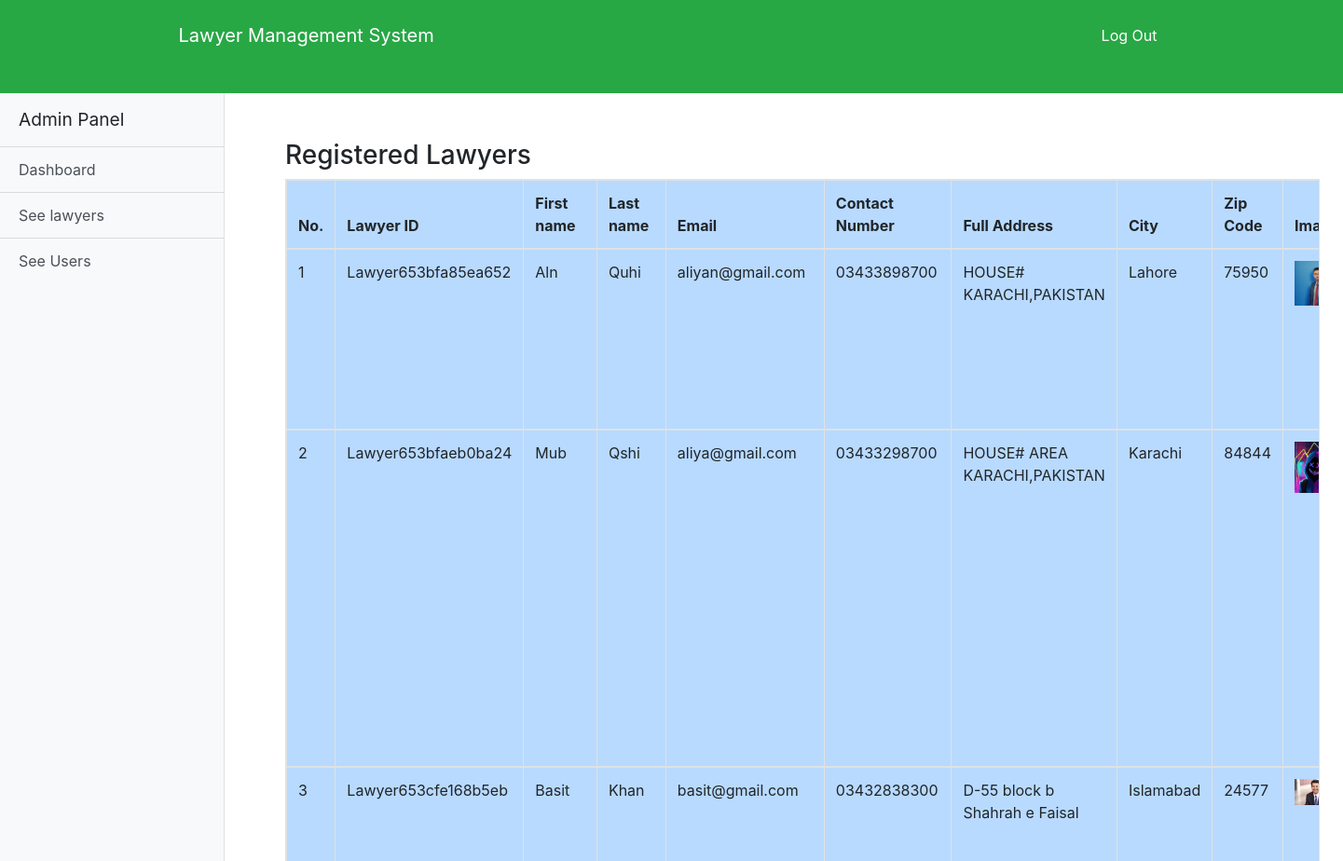
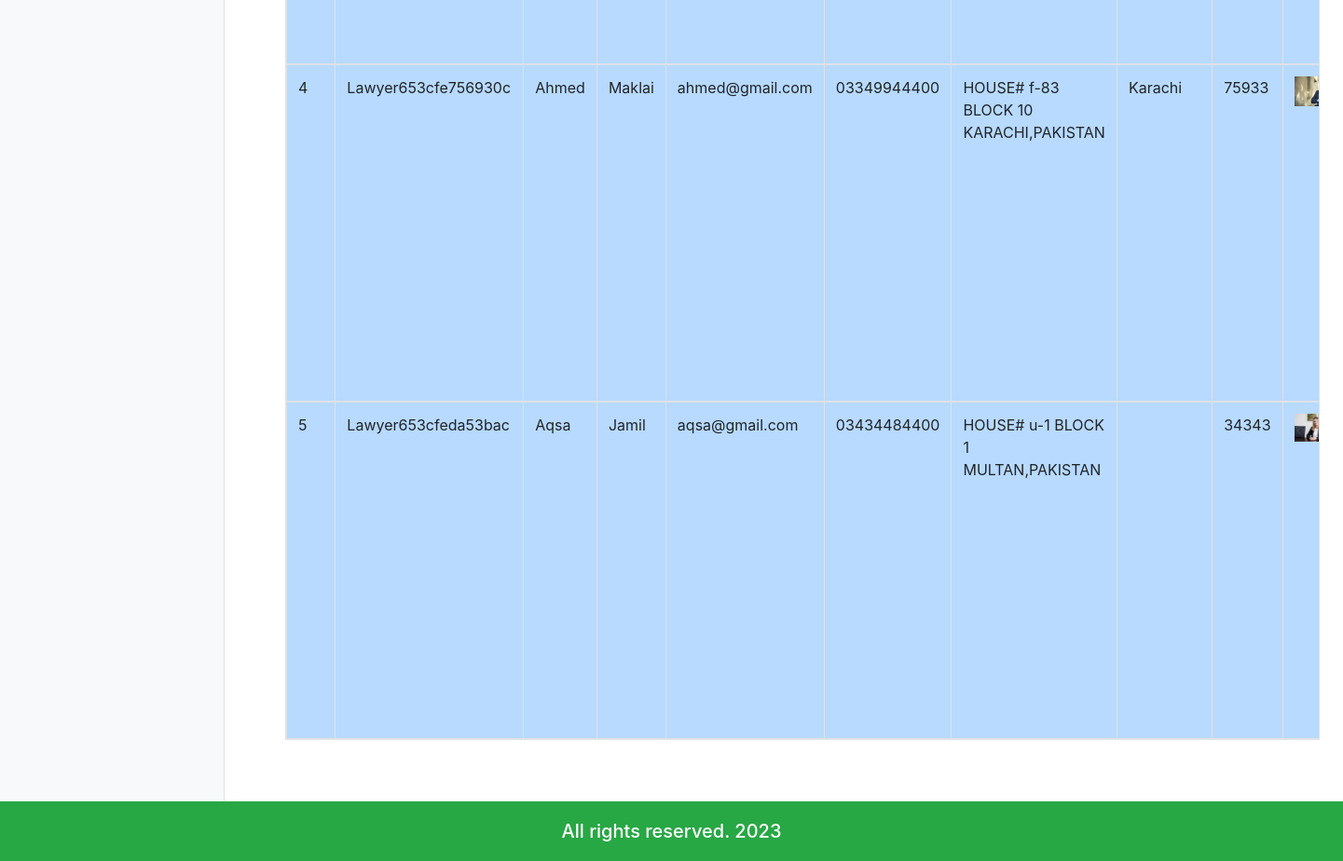
Page /admin_lawyer.php (signed in) on the committed database (2 pictures, top to bottom).
### tables this page shows
CREATE TABLE `user` (
  `u_id` varchar(20) NOT NULL,
  `first_Name` varchar(100) NOT NULL,
  `last_Name` varchar(100) NOT NULL,
  `email` varchar(100) NOT NULL,
  `password` varchar(100) NOT NULL,
  `status` varchar(100) NOT NULL,
  `role` varchar(100) NOT NULL
);

CREATE TABLE `lawyer` (
  `lawyer_id` varchar(20) NOT NULL,
  `contact_Number` varchar(15) NOT NULL,
  `university_College` varchar(100) NOT NULL,
  `degree` varchar(100) NOT NULL,
  `passing_year` varchar(100) NOT NULL,
  `full_address` varchar(200) NOT NULL,
  `city` varchar(50) NOT NULL,
  `zip_code` varchar(50) NOT NULL,
  `practise_Length` varchar(100) NOT NULL,
  `case_handle` varchar(500) NOT NULL,
  `speciality` varchar(100) NOT NULL,
  `image` varchar(150) NOT NULL
);

### admin_lawyer.php (the view, shortened to what this page needs)
<?php
	if($_SESSION['login']==TRUE AND $_SESSION['status']=='Active'){
	?>
	<!doctype html>
	<html lang="en">
		<head>
			<link rel="stylesheet" href="https://use.fontawesome.com/releases/v5.8.1/css/all.css">
			<link rel="stylesheet" href="css/all.css">
			<link rel="stylesheet" href="css/simple-sidebar.css">
			<link rel="stylesheet" href="css/bootstrap.css">
			<link rel="stylesheet" href="css/style.css">
			<link rel="stylesheet" href="css/media.css">
		</head>
		<body>
			<header class="customnav bg-success">
				<div class="container">
					<div class="row">
						<div class="col-md-12">
							<nav class="navbar navbar-expand-lg ">
								<a class="navbar-brand cus-a" href="#">Lawyer Management System</a>
								<div class="collapse navbar-collapse" id="navbarSupportedContent">
									<ul class="navbar-nav ml-auto ">
										<li class="">
											<a class="nav-link cus-a" href="logout.php">Log Out</a>
										</li>
									</ul>
								</div>
							</nav>
						</div>
					</div>
				</div>
			</header>
			<body>
				<div class="d-flex" id="wrapper">
					<div class="bg-light border-right" id="sidebar-wrapper">
						<div class="sidebar-heading">Admin Panel</div>
						<div class="list-group list-group-flush">
							<a href="admin_dashboard.php" class="list-group-item list-group-item-action bg-light">Dashboard</a>
							<a href="admin_lawyer.php" class="list-group-item list-group-item-action bg-light">See lawyers</a>
							<a href="admin_user.php" class="list-group-item list-group-item-action bg-light">See Users</a>
						</div>
					</div>
					<section class="bookingrqst">
						<div class="container">
							<div class="span7">
								<div class="widget stacked widget-table action-table">
									<div class="widget-header">
										<h3>Registered Lawyers</h3>
									</div>
									<div class="widget-content">
										<table class="table  table-bordered  table-primary table-responsive">
											<thead>
												<tr>
													<th>No.</th>
													<th>Lawyer ID</th>
													<th>First name</th>
													<th>Last name</th>
													<th>Email</th>
													<th>Contact Number</th>
													<th>Full Address</th>
													<th>City</th>
													<th>Zip Code</th>
													<th>Image</th>
												</tr>
											</thead>
											<?php
												$conn = connect();
												$result = mysqli_query($conn,"SELECT * FROM user INNER JOIN lawyer on user.u_id=lawyer.lawyer_id");
												$counter = 0;
												while($row = mysqli_fetch_array($result)) {
												?>
												<tbody id="myTable">
													<tr>
														<td><?php echo ++$counter ;?></td>
														<td><?php echo $row["u_id"]; ?></td>
														<td><?php echo $row["first_Name"]; ?></td>
														<td><?php echo $row["last_Name"]; ?></td>
														<td><?php echo $row["email"]; ?></td>
														<td><?php echo $row["contact_Number"]; ?></td>
														<td><?php echo $row["full_address"]; ?></td>
														<td><?php echo $row["city"]; ?></td>
														<td><?php echo $row["zip_code"]; ?></td>
														<td><img src="images/upload/<?php echo $row["image"]; ?>" class="img-fluid " alt="<?php echo $row["image"]; ?>"></td>
													</tr>
													<?php
													}
												?>
											</table>
										</div>
									</div>
								</div>
							</div>
						</section>
					</div>
					</body>
					<footer class="bg-success">
					<div class="container">
					<div class="row">
					<div class="col">
					<h5>All rights reserved. 2023</h5>
					</div>
					</div>
					</div>
					</footer>
					</body>
					</html>
					<?php
					}else
					header('location:login.php?deactivate');
					?>

### css/simple-sidebar.css (style rules this page uses)
body { overflow-x: hidden; }
#sidebar-wrapper { min-height: 100vh; margin-left: -15rem; -webkit-transition: margin .25s ease-out; -moz-transition: margin .25s ease-out; -o-transition: margin .25s ease-out; transition: margin .25s ease-out; }
#sidebar-wrapper .sidebar-heading { padding: 0.875rem 1.25rem; font-size: 1.2rem; }
#sidebar-wrapper .list-group { width: 15rem; }
@media (min-width: 768px) { #sidebar-wrapper { margin-left: 0; } }

### css/style.css (style rules this page uses)
* { margin: 0; padding: 0; }
html { height: 100% !important; }
body { display: flex !important; min-height: 100% !important; flex-direction: column; }
.customnav { background-color: #040000; height: 100px; }
.customnav a { margin: 10px 10px; }
.cus-a { color: white !important; }
footer { margin-top: auto; background-color: black; color: white; }
footer h5 { text-align: center; margin: 20px 0px; }
.bookingrqst { margin: 50px; }

### rows in the picture
user: u_id "Lawyer653bfa85ea652", first_Name "Aln", last_Name "Quhi", email "aliyan@gmail.com", lawyer.contact_Number "03433898700", lawyer.full_address "HOUSE# KARACHI,PAKISTAN", lawyer.city "Lahore", lawyer.zip_code "75950", lawyer.image (picture)
user: u_id "Lawyer653bfaeb0ba24", first_Name "Mub", last_Name "Qshi", email "aliya@gmail.com", lawyer.contact_Number "03433298700", lawyer.full_address "HOUSE# AREA KARACHI,PAKISTAN", lawyer.city "Karachi", lawyer.zip_code "84844", lawyer.image (picture)
user: u_id "Lawyer653cfe168b5eb", first_Name "Basit", last_Name "Khan", email "basit@gmail.com", lawyer.contact_Number "03432838300", lawyer.full_address "D-55 block b Shahrah e Faisal", lawyer.city "Islamabad", lawyer.zip_code "24577", lawyer.image (picture)
user: u_id "Lawyer653cfe756930c", first_Name "Ahmed", last_Name "Maklai", email "ahmed@gmail.com", lawyer.contact_Number "03349944400", lawyer.full_address "HOUSE# f-83 BLOCK 10 KARACHI,PAKISTAN", lawyer.city "Karachi", lawyer.zip_code "75933", lawyer.image (picture)
user: u_id "Lawyer653cfeda53bac", first_Name "Aqsa", last_Name "Jamil", email "aqsa@gmail.com", lawyer.contact_Number "03434484400", lawyer.full_address "HOUSE# u-1 BLOCK 1 MULTAN,PAKISTAN", lawyer.zip_code "34343", lawyer.image (picture)
